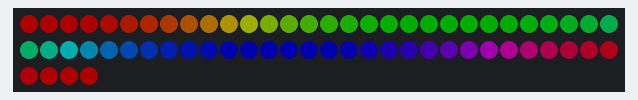
The sketch below on a simulated Arduino Uno, built with avr-gcc and run on an emulated ATmega328P. Shown: 64 RGB LEDs in strip order, left to right, continuing on the next row. Dim RGB values are drawn brighter than linear.

Above: at 0.13 s.
At 5.11 s:
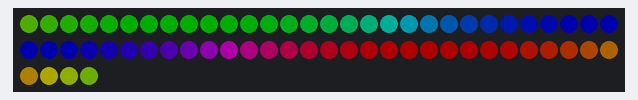
At 10.1 s:
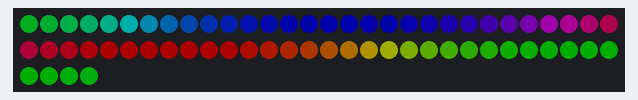
At 20.07 s:
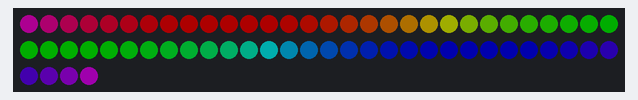
At 30.05 s:
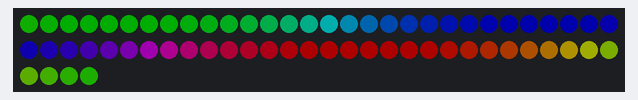
At 39.94 s:
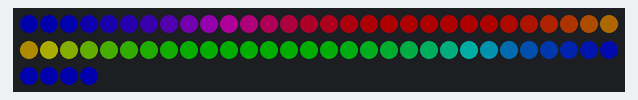

The sketch:

rainbow.ino
```cpp
#include <Adafruit_NeoPixel.h>

#define LED_PIN    6

// Declare our NeoPixel strip object:
Adafruit_NeoPixel strip(64, LED_PIN, NEO_GRB + NEO_KHZ800);

// setup() function -- runs once at startup --------------------------------

void setup() {
  strip.begin();           // INITIALIZE NeoPixel strip object (REQUIRED)
  strip.show();            // Turn OFF all pixels ASAP
  strip.setBrightness(50); // Set BRIGHTNESS to about 1/5 (max = 255)
}


void loop() {
  rainbow(10);
}

void rainbow(int wait) {
  for(long firstPixelHue = 0; firstPixelHue < 5*65536; firstPixelHue += 256){
    strip.rainbow(firstPixelHue);
    strip.show();
    delay(wait);
  }
}
```
